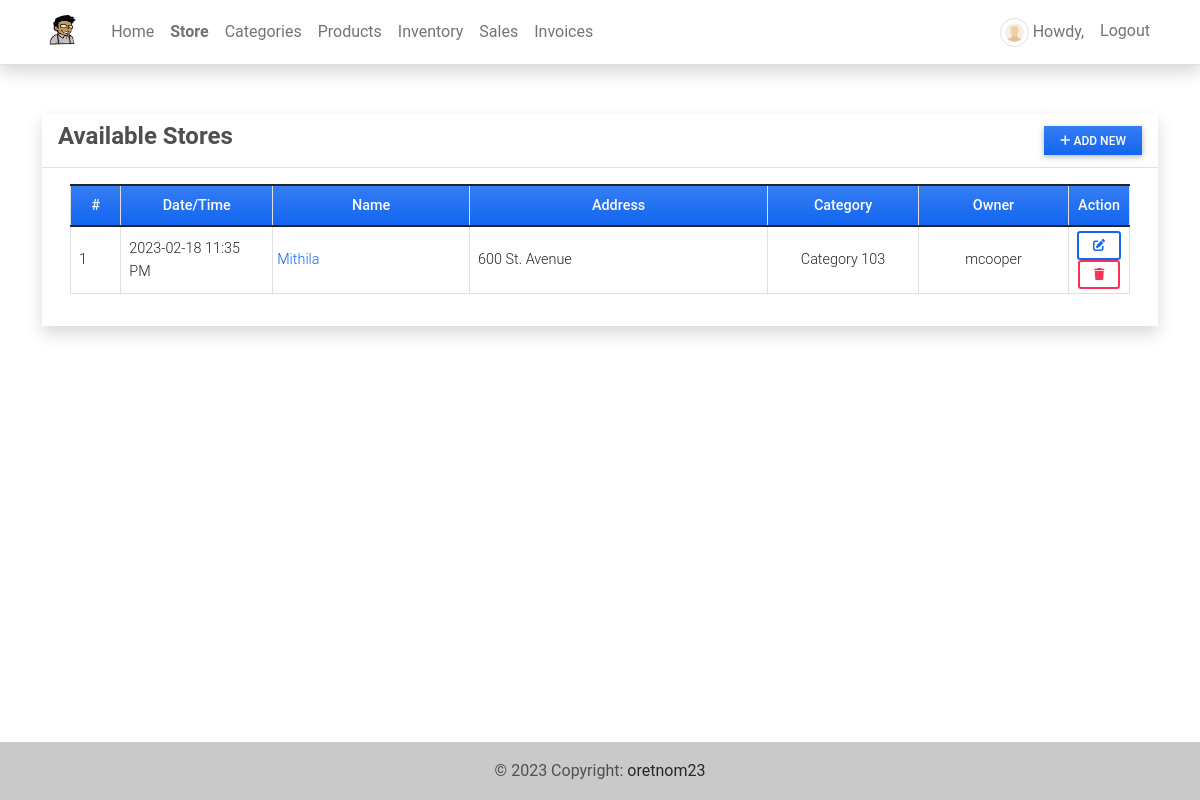
Page /store (signed in) on the earlier database version.
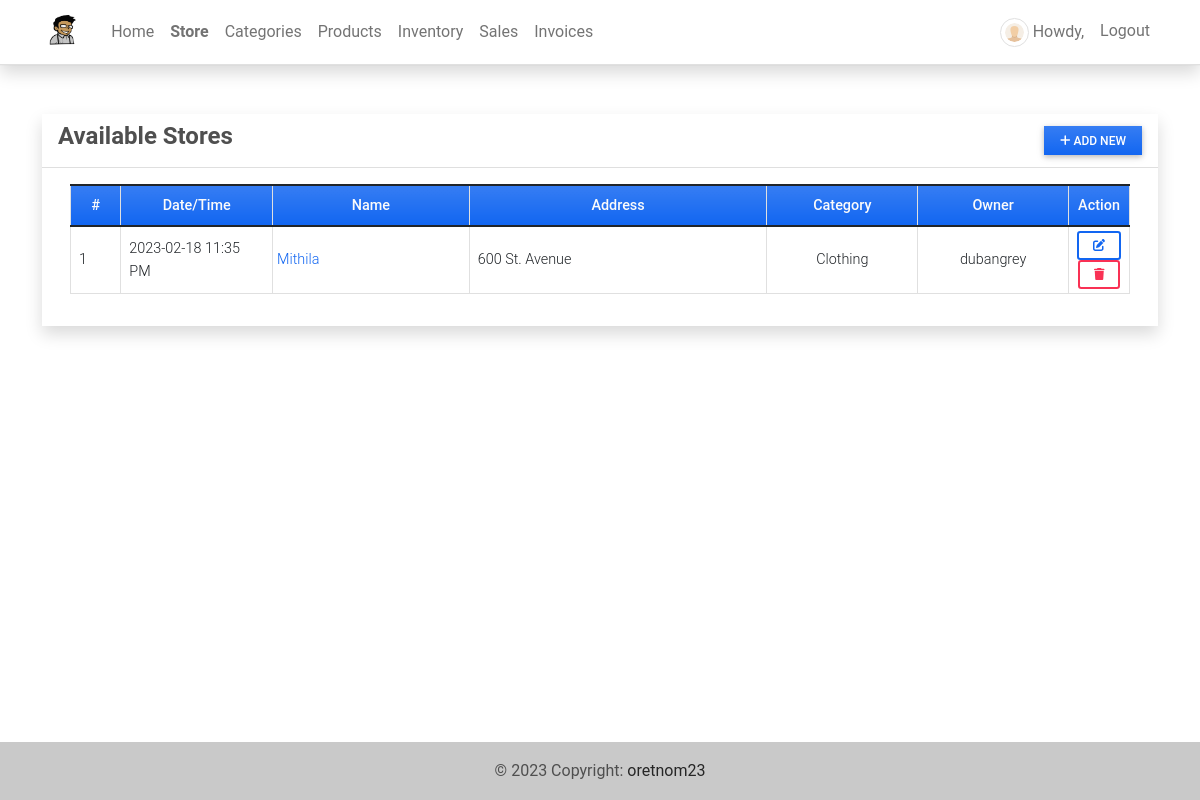
Same page on the later database version.
### imsApp/models.py (models this page shows, shortened)
class Store(models.Model):
    name = models.CharField(max_length=250)
    address = models.TextField()
    category = models.ForeignKey(Category, on_delete=models.CASCADE)
    products = models.ManyToManyField(Product, through='StoreProduct')
    date_created = models.DateTimeField(default=timezone.now)
    date_updated = models.DateTimeField(auto_now=True)
    owner = models.ForeignKey(User, default=1,on_delete=models.CASCADE ,blank=True, null=True)

class Category(models.Model):
    name = models.CharField(max_length=250)
    description = models.TextField()
    status = models.CharField(max_length=2, choices=(('1','Active'),('2','Inactive')), default=1)
    date_created = models.DateTimeField(default=timezone.now)
    date_updated = models.DateTimeField(auto_now=True)
    def __str__(self):
        return self.name

### imsApp/auth.py (the view)
    def wrapper_function(request,*args,**kwargs):
        if request.user.is_superuser:
            return view_function(request,*args,**kwargs)
        else:
            return redirect('home-page')

### imsApp/auth.py (called while the page is built)
def admin_only(view_function):
    def wrapper_function(request,*args,**kwargs):
        if request.user.is_superuser:
            return view_function(request,*args,**kwargs)
        else:
            return redirect('home-page')
    return wrapper_function

### imsApp/views.py (called while the page is built)
@admin_only
@login_required
def store_mgt(request):
    context['page_title'] = "Store"
    stores = Store.objects.all()
    context['stores'] = stores
    return render(request, 'store_mgt.html', context)

### imsApp/templates/store_mgt.html (shortened to what this page needs)
{% extends 'base.html' %} {% block pageContent %}
<div class="col-lg-12 col-md-12 col-sm-12 col-xs-12">
    <div class="card card-default rounded-0 shadow ">
        <div class="card-header">
            <div class="d-flex w-100 align-items-center justify-content-between">
                <h4 class="card-title fw-bold">Available Stores</h4>
                <div class="tools">
                    <button type="button" class="btn btn-primary rounded-0 bg-gradient btn-sm" id='add_new'><i class="fa fa-plus"></i> Add New</button>
                </div>
            </div>
        </div>
        <div class="card-body">
            <div class="container-fluid">
                <table class="table table-bordered" id="category-list">
                    <colgroup>
                        <col width="5%">
                        <col width="15%">
                        <col width="20%">
                        <col width="30%">
                        <col width="15%">
                        <col width="15%">
                    </colgroup>
                    <thead>
                        <tr class="bg-gradient bg-primary bg-opacity-50 text-light">
                            <th class="px-2 py-2 text-center">#</th>
                            <th class="px-2 py-2 text-center">Date/Time</th>
                            <th class="px-2 py-2 text-center">Name</th>
                            <th class="px-2 py-2 text-center">Address</th>
                            <th class="px-2 py-2 text-center">Category</th>
                            <th class="px-2 py-2 text-center">Owner</th>
                            <th class="px-2 py-2 text-center">Action</th>
                        </tr>
                    </thead>
                    <tbody>
                        {% for store in stores %}
                        <tr>
                            <td class="px-2 py-1 align-middle">{{ forloop.counter }}</td>
                            <td class="px-2 py-1 align-middle">{{ store.date_created|date:"Y-m-d h:i A" }}</td>
                            <td class="px-1 py-1 align-middle"><a href="{% url 'store-detail' store.id %}">{{ store.name }}</a></td>
                            <td class="px-2 py-1 align-middle">
                                <p class="m-0 text-truncate">{{ store.address }}</p>
                            </td>
                            <td class="px-1 py-1 align-middle text-center">
                                {{ store.category }}
                            </td>
                            <td class="px-1 py-1 align-middle text-center">
                                {{ store.owner }}
                            </td>
                            <td class="px-2 py-1 align-middle text-center">
                                <a class="btn btn-outline-primary btn-sm edit-data" href="javascript:void(0)" data-id="{{ store.pk }}" title="Edit">
                                    <i class="fa fa-edit"></i>
                                </a>
                                <button class="btn btn-outline-danger btn-sm delete-data" type="button" data-id="{{ store.pk }}" title="Delete">
                                    <i class="fa fa-trash"></i>
                                </button>
                            </td>
                        </tr>
                        {% endfor %}
                    </tbody>
                </table>
            </div>
        </div>
    </div>
</div>
{% endblock pageContent %}

Differences in the rows shown:
changed Store "Mithila": category "Category 103" → "Clothing"; owner "mcooper" → "dubangrey"
